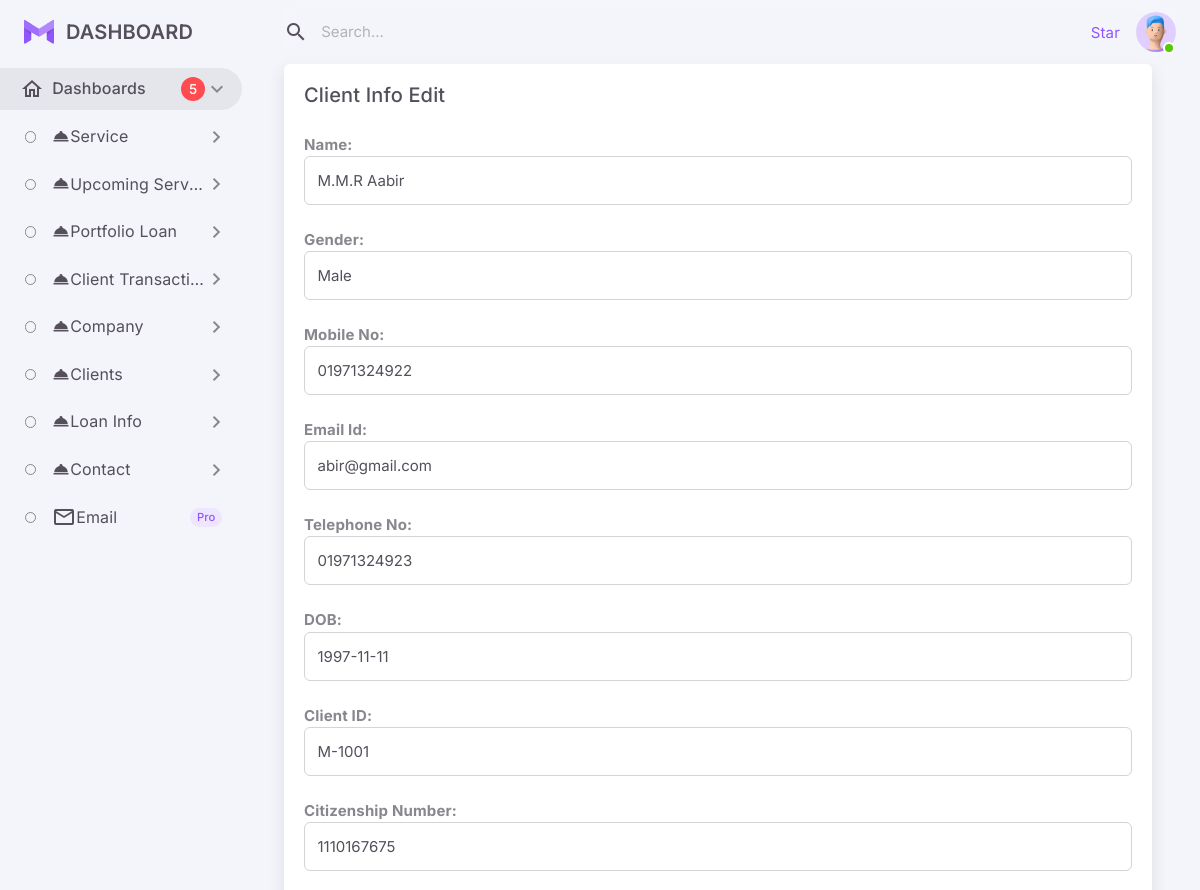
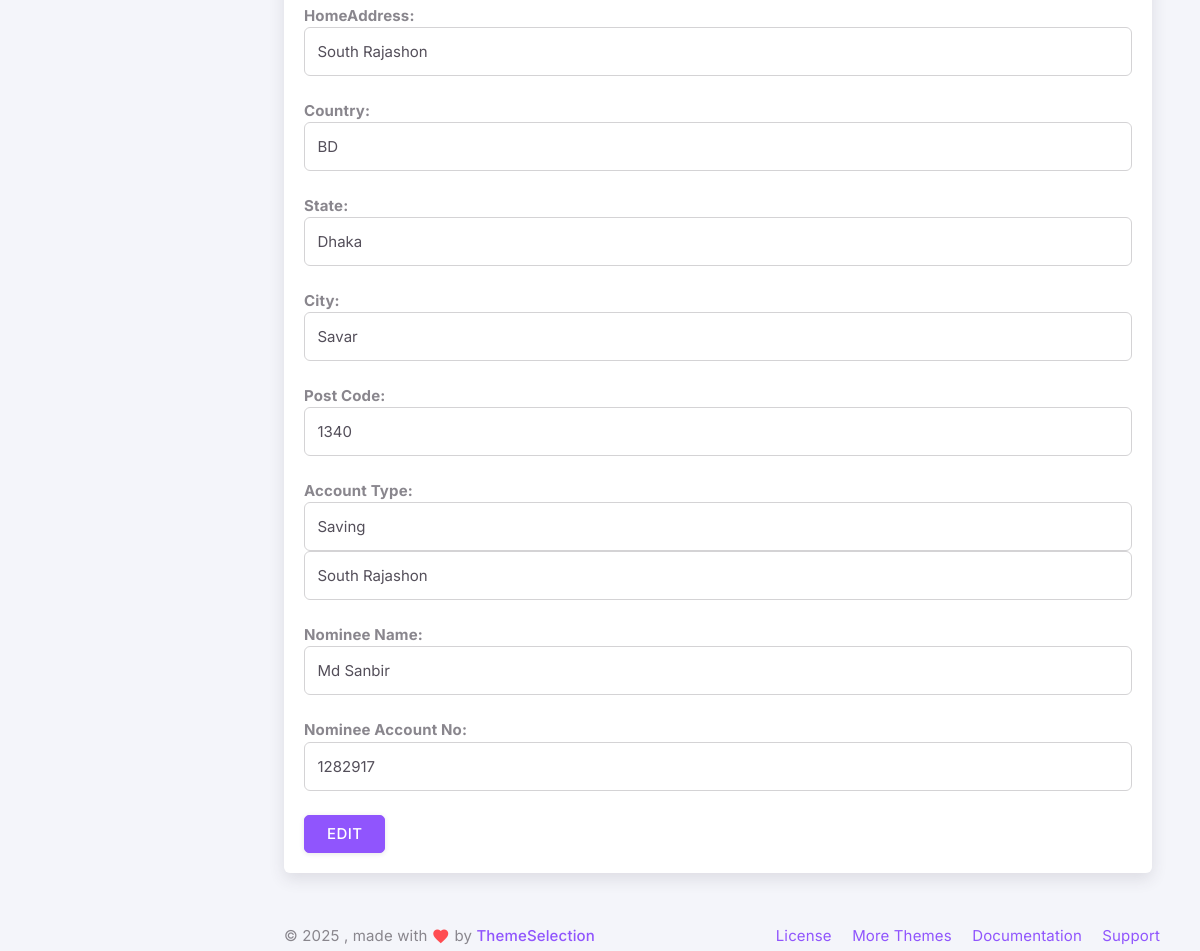
Screenshot of /Admin/clients_edit.php?nid=1 (signed in) with the database file from the repository (2 pictures, top to bottom).
### tables this page shows
CREATE TABLE `application_form_info` (
  `id` int(11) NOT NULL,
  `name` varchar(50) NOT NULL,
  `gender` varchar(20) NOT NULL,
  `mobile_no` varchar(17) NOT NULL,
  `email` varchar(50) NOT NULL,
  `telephone_no` varchar(30) NOT NULL,
  `dob` date NOT NULL,
  `client_id` varchar(30) NOT NULL,
  `citizen_number` varchar(30) NOT NULL,
  `address` varchar(300) NOT NULL,
  `country` varchar(30) NOT NULL,
  `state` varchar(30) NOT NULL,
  `city` varchar(30) NOT NULL,
  `post_code` varchar(50) NOT NULL,
  `area` varchar(100) NOT NULL,
  `nominee` varchar(50) NOT NULL,
  `nominee_number` varchar(17) NOT NULL,
  `account_type` varchar(20) NOT NULL
);

### Admin/clients_edit.php (the view, shortened to what this page needs)
<?php
include_once("hakiconfig.php");
$Found = $_GET['nid'];
   $Akainu = $Haki->query("SELECT * FROM application_form_info WHERE id ='$Found' ");
    $Brook = $Akainu->fetch_object();
?>
<!DOCTYPE html>
<html
  lang="en"
  class="light-style layout-menu-fixed layout-compact"
  dir="ltr"
  data-theme="theme-default"
  data-assets-path="assets/"
  data-template="vertical-menu-template-free">
  <head>
    <link rel="stylesheet" href="assets/vendor/fonts/materialdesignicons.css" />
    <link rel="stylesheet" href="assets/vendor/libs/node-waves/node-waves.css" />
    <link rel="stylesheet" href="assets/vendor/css/core.css" class="template-customizer-core-css" />
    <link rel="stylesheet" href="assets/vendor/css/theme-default.css" class="template-customizer-theme-css" />
    <link rel="stylesheet" href="assets/css/demo.css" />
    <link rel="stylesheet" href="assets/vendor/libs/perfect-scrollbar/perfect-scrollbar.css" />
    <link rel="stylesheet" href="assets/vendor/libs/apex-charts/apex-charts.css" />
  </head>
  <body>
    <div class="layout-wrapper layout-content-navbar">
      <div class="layout-container">
        <?php include_once("partials/left_navbar.php") ?>
        <div class="layout-page">
          <nav
            class="layout-navbar container-xxl navbar navbar-expand-xl navbar-detached align-items-center bg-navbar-theme"
            id="layout-navbar">
            <?php include_once("partials/header_search.php") ?>
          </nav>
          <div class="content-wrapper">
            <div class="container-xxl flex-grow-1 container-p-y">
              <div class="row gy-4">
                <div class="row">
                <div class="col-xl">
                <div class="card mb-4">
                    <div class="card-header d-flex justify-content-between align-items-center">
                      <h5 class="mb-0">Client Info Edit</h5>
                    </div>
                    <div class="card-body">
                      <form action="" method="post">
                     <b>Name: </b> <br>
                        <div class="form-floating form-floating-outline mb-4">
                          <input type="text" class="form-control" name="pname" value="<?php echo $Brook->name ?>" id="basic-default-fullname" placeholder="Service Category" />
                        </div>
                        <b>Gender: </b> <br>
                        <div class="form-floating form-floating-outline mb-4">
                          <select name="gender" class="form-control" id="">
                            <option value="Male">Male </option>
                          </select>
                        </div>
                        <b>Mobile No: </b> <br>
                        <div class="form-floating form-floating-outline mb-4">
                          <input type="text" class="form-control" name="pmobile" value="<?php echo $Brook->mobile_no ?>" id="basic-default-fullname" placeholder="Service Category" />
                        </div>
                        <b>Email Id: </b> <br>
                        <div class="form-floating form-floating-outline mb-4">
                          <input type="text" class="form-control" name="pemail" value="<?php echo $Brook->email ?>" id="basic-default-fullname" placeholder="Service Category" />
                        </div>
                        <b>Telephone No: </b> <br>
                        <div class="form-floating form-floating-outline mb-4">
                          <input type="text" class="form-control" name="ptel" value="<?php echo $Brook->telephone_no ?>" id="basic-default-fullname" placeholder="Service Category" />
                        </div>
                        <b>DOB: </b> <br>
                        <div class="form-floating form-floating-outline mb-4">
                          <input type="text" class="form-control" name="pdob" value="<?php echo $Brook->dob ?>" id="basic-default-fullname" placeholder="Service Category" />
                        </div>
                        <b>Client ID: </b> <br>
                        <div class="form-floating form-floating-outline mb-4">
                          <input type="text" class="form-control" name="pclient" value="<?php echo $Brook->client_id ?>" id="basic-default-fullname" placeholder="Service Category" />
                        </div>
                        <b>Citizenship Number: </b> <br>
                        <div class="form-floating form-floating-outline mb-4">
                          <input type="text" class="form-control" name="pcit" value="<?php echo $Brook->citizen_number ?>" id="basic-default-fullname" placeholder="Service Category" />
                        </div>
                        <b>HomeAddress: </b> <br>
                        <div class="form-floating form-floating-outline mb-4">
                          <input type="textarea" class="form-control" name="phome" value="<?php echo $Brook->address ?>"/>
                        </div>
                        <b>Country: </b> <br>
                        <div class="form-floating form-floating-outline mb-4">
                          <input type="text" class="form-control" name="pco" value="<?php echo $Brook->country ?>" id="basic-default-fullname" placeholder="Service Category" />
                        </div>
                        <b>State: </b> <br>
                        <div class="form-floating form-floating-outline mb-4">
                          <input type="text" class="form-control" name="pstate" value="<?php echo $Brook->state ?>" id="basic-default-company" placeholder="Session or Time" />
                        </div>
                        <b>City: </b> <br>
                        <div class="form-floating form-floating-outline mb-4">
                          <input type="text" class="form-control" name="pcity" value="<?php echo $Brook->city ?>" id="basic-default-company" placeholder="Session or Time" />
                        </div>
                        <b>Post Code: </b> <br>
                        <div class="form-floating form-floating-outline mb-4">
                          <input type="text" class="form-control" name="pcode" value="<?php echo $Brook->post_code ?>" id="basic-default-company" placeholder="Session or Time" />
                        </div>
                        <b>Account Type: </b> <br>
                        <div class="form-floating form-floating-outline mb-4">
                            <select name="type" class="form-control" id="">
                              <option value="Saving">Saving  </option>
                                    </div>
                        <b>Area: </b> <br>
                        <div class="form-floating form-floating-outline mb-4">
                          <input type="text" class="form-control" name="parea" value="<?php echo $Brook->area ?>" id="basic-default-company" placeholder="Session or Time" />
                        </div>
                        <b>Nominee Name: </b> <br>
                        <div class="form-floating form-floating-outline mb-4">
                          <input type="text" class="form-control" name="pnom" value="<?php echo $Brook->nominee ?>" id="basic-default-company" placeholder="Session or Time" />
                        </div>
                        <b>Nominee Account No: </b> <br>
                        <div class="form-floating form-floating-outline mb-4">
                          <input type="text" class="form-control" name="pnc" value="<?php echo $Brook->nominee_number ?>" id="basic-default-company" placeholder="Session or Time" />
                        </div>
                                          <button type="submit" name="update" class="btn btn-primary">EDIT</button>
                      </form>
                    </div>
                  </div>
                </div>
               </div>
              </div>
            </div>
            <?php include_once("partials/footer.php") ?>
          </div>
        </div>
      </div>
    </div>
  </body>
</html>

### rows the page displays
application_form_info: pname "M.M.R Aabir", pmobile "01971324922", pemail "abir@gmail.com", ptel "01971324923", pdob "1997-11-11", pclient "M-1001", pcit "1110167675", phome "South Rajashon", pco "BD", pstate "Dhaka", pcity "Savar", pcode "1340", parea "South Rajashon", pnom "Md Sanbir", pnc "1282917"
